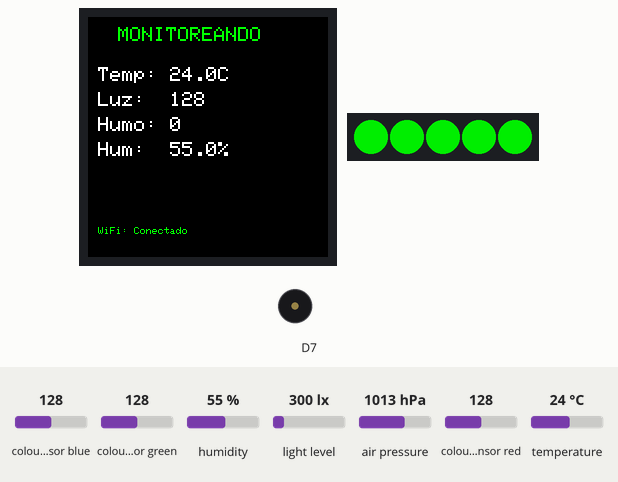
This sketch was run on a simulated Arduino MKR. On the bench: 240×240 colour display, 5 RGB LEDs in strip order, left to right, buzzer (waves = sounding). The test bench sets the inputs (shaded band); at power-on: temperature 24 °C, colour sensor blue 128, colour sensor green 128, humidity 55 %, light level 300 lx, air pressure 1013 hPa, colour sensor red 128. WiFi joins after 1.5 s; servers stay silent unless stated; uploads are accepted with an empty reply; the local clock reads 2024-03-15 10:24:30 at power-on unless the sketch sets it; random numbers use the default seed unless the sketch sets one; what the sketch prints to the serial monitor is not drawn.

Above: at 10.7 s.
10.8 s: temperature set to 41 °C
At 16.1 s:
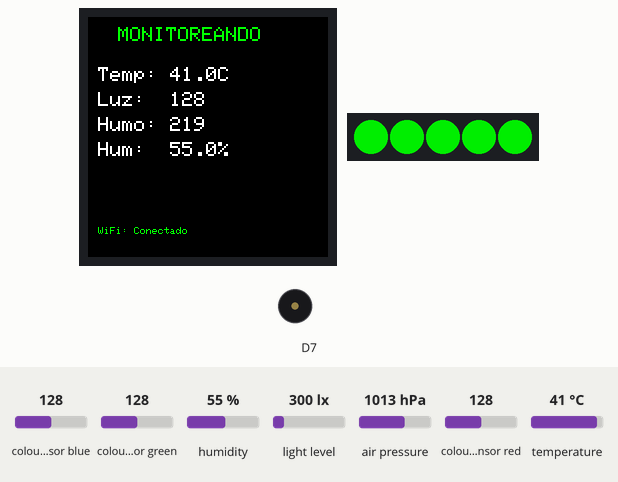
20.6 s: temperature set to 35.4 °C
At 23.0 s:
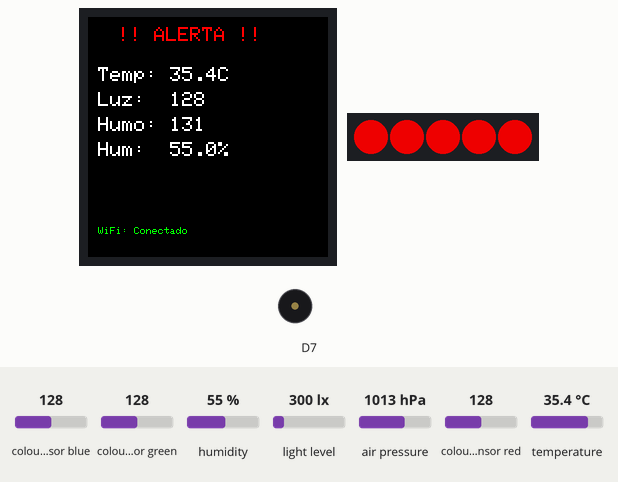
25.9 s: temperature set to 34.6 °C
At 33.01 s:
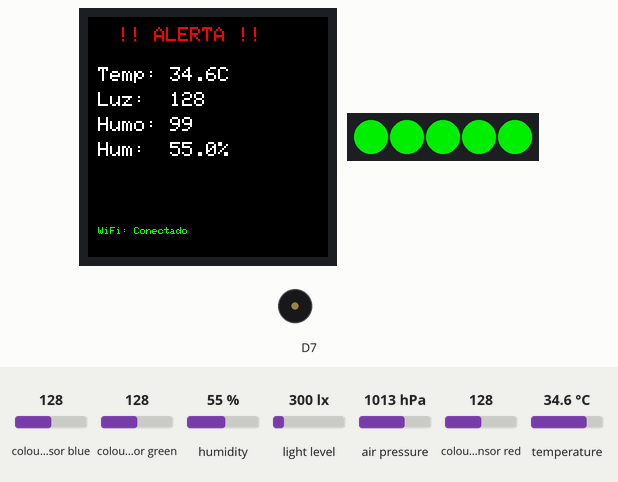
34.5 s: colour sensor blue set to 5
At 39.5 s:
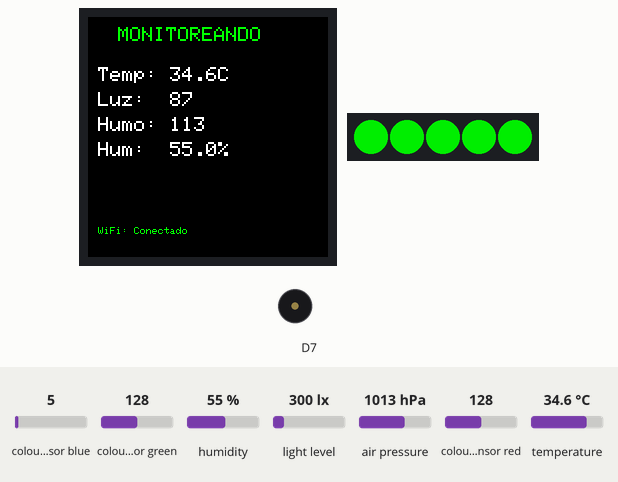
44.3 s: colour sensor green set to 5
At 50.4 s:
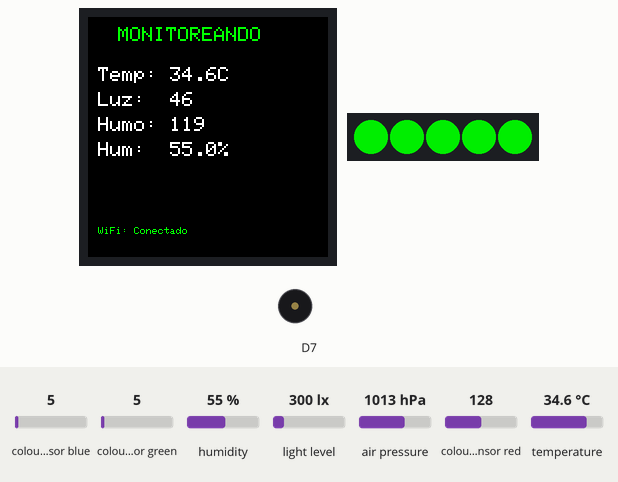
50.7 s: humidity set to 22 %
At 56.0 s:
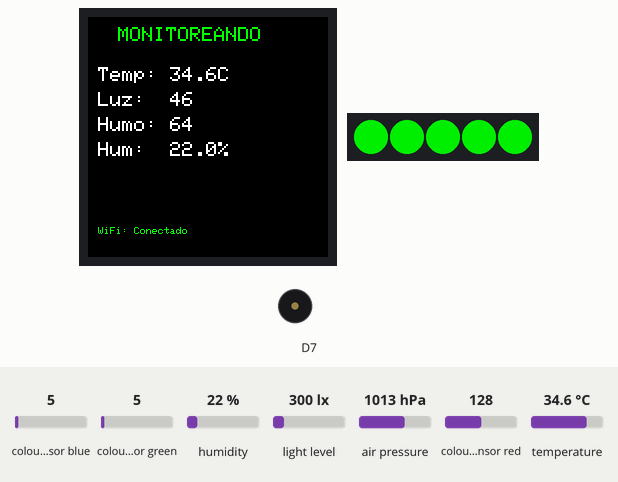
Timing chart, 0 to 57.5 s (numbered marks = the images above; inputs shaded):
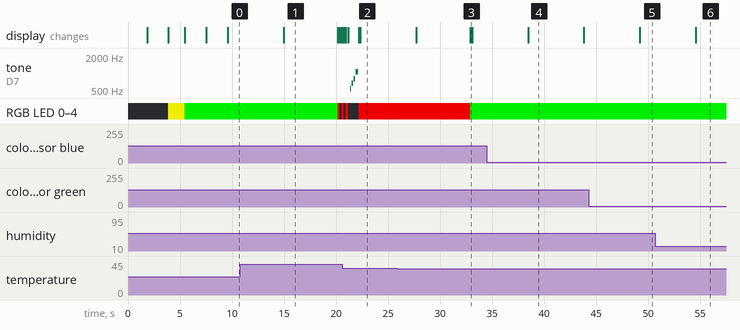

The sketch:

versiondefieugo.ino
```cpp
#include <Arduino_MKRIoTCarrier.h>
#include <WiFiNINA.h>
#include <ArduinoHttpClient.h>
#include "visuals.h"
#include "pitches.h"
#include <RTCZero.h>


// ==================== CONFIGURACIÓN WIFI ====================
// Reemplaza con tu red WiFi
const char* ssid = "YoPudeYoPuedo";
const char* password = "EnBusquedaDeTiPreciosa05061998";

// IP del servidor backend (reemplaza con la IP de tu computadora)
const char* serverAddress = "192.168.18.19"; // Cambia esto
const int serverPort = 3000;

WiFiClient wifi;
HttpClient client = HttpClient(wifi, serverAddress, serverPort);
RTCZero rtc;

// ==================== OBJETOS Y VARIABLES ====================

MKRIoTCarrier carrier;

// Variables de sensores
float temperature = 0;
float humidity = 0;
float pressure = 0;
int lightValue = 0;
int smokeSimulation = 0; // Simulación de sensor de humo

// Umbrales de detección (estos se pueden ajustar)
const float TEMP_THRESHOLD = 35.0;
const int LIGHT_THRESHOLD = 800;
const int SMOKE_THRESHOLD = 500;

// Estado del sistema
String alertStatus = "Normal";
unsigned long lastSensorRead = 0;

// ===== CONFIGURACIÓN DE FRECUENCIA DE LECTURA =====
// Puedes cambiar este valor según tus necesidades:
// - 1000 = 1 segundo (muy rápido, más consumo)
// - 2000 = 2 segundos (balance recomendado)
// - 5000 = 5 segundos (ahorra batería/WiFi)
// - 10000 = 10 segundos (muy lento, ahorra mucho)
const unsigned long SENSOR_INTERVAL = 2000; // milisegundos

// Colores LED
uint32_t colorGreen = carrier.leds.Color(0, 200, 0);
uint32_t colorYellow = carrier.leds.Color(200, 200, 0);
uint32_t colorRed = carrier.leds.Color(200, 0, 0);

// ==================== MELODÍAS ====================
int alertMelody[] = {
  NOTE_C5, NOTE_E5, NOTE_G5, NOTE_C6
};
int alertDurations[] = {8, 8, 8, 4};

// ==================== SETUP ====================
void setup() {

  CARRIER_CASE = false;
  Serial.begin(9600);


  rtc.begin();
  rtc.setTime(3, 33, 0);     // hora, minuto, segundo
  rtc.setDate(9, 12, 2025);  // día, mes, año


  delay(1500);

  Serial.println("🔥 FIRE ID - Sistema Detector de Fuego");
  Serial.println("======================================");

  // Inicializar carrier
  if (!carrier.begin()) {
    Serial.println("❌ Error: Carrier no conectado");
    while (1);
  }
  Serial.println("✅ Carrier inicializado");

  // Configurar display
  carrier.display.fillScreen(0x0000);
  carrier.display.setRotation(0);
  carrier.display.setTextColor(0xFFFF);

  showBootScreen();

  // Conectar a WiFi
  connectWiFi();

  // Configuración inicial
  carrier.leds.fill(colorGreen, 0, 5);
  carrier.leds.show();

  Serial.println("\n✅ Sistema listo!");
  Serial.println("📊 Iniciando monitoreo de sensores...\n");

  showReadyScreen();
}

// ==================== LOOP PRINCIPAL ====================
void loop() {
  unsigned long currentMillis = millis();

  // Leer sensores periódicamente
  if (currentMillis - lastSensorRead >= SENSOR_INTERVAL) {
    lastSensorRead = currentMillis;

    readSensors();
    updateDisplay();
    sendDataToServer();
    checkThresholds();
  }

  // Mantener conexión WiFi
  if (WiFi.status() != WL_CONNECTED) {
    Serial.println("⚠️ WiFi desconectado, reconectando...");
    connectWiFi();
  }

  delay(100);
}


String dimeFecha() {
  char buffer[20];
  sprintf(buffer, "%02d.%02d.%04d %02d:%02d:%02d",
    rtc.getDay(),
    rtc.getMonth(),
    2000 + rtc.getYear(),
    rtc.getHours(),
    rtc.getMinutes(),
    rtc.getSeconds()
  );
  return String(buffer);
}


// ==================== FUNCIONES DE SENSORES ====================

void readSensors() {
  // Leer temperatura
  temperature = carrier.Env.readTemperature();

  // Leer humedad
  humidity = carrier.Env.readHumidity();

  // Leer presión
  pressure = carrier.Pressure.readPressure();

  // Leer sensor de luz (APDS9960)
  int r, g, b;
  carrier.Light.readColor(r, g, b);
  lightValue = (r + g + b) / 3; // Promedio de RGB

  // Simular sensor de humo basado en temperatura y luz
  // (En un sistema real usarías un sensor MQ-2 o similar)
  smokeSimulation = calculateSmokeSimulation();

  // Mostrar en Serial Monitor
  Serial.println("📊 Lectura de Sensores:");
  Serial.print("  🌡️  Temperatura: "); Serial.print(temperature); Serial.println(" °C");
  Serial.print("  💧 Humedad: "); Serial.print(humidity); Serial.println(" %");
  Serial.print("  📊 Presión: "); Serial.print(pressure); Serial.println(" kPa");
  Serial.print("  💡 Luz: "); Serial.println(lightValue);
  Serial.print("  💨 Humo (sim): "); Serial.println(smokeSimulation);
  Serial.print(" Hora: "); Serial.println(dimeFecha());
  Serial.println();
}

int calculateSmokeSimulation() {
  // Simulación de sensor de humo basado en otros sensores
  // Fórmula: si temp alta y luz alta, probablemente hay fuego
  int smokeValue = 0;

  if (temperature > 30) {
    smokeValue += (temperature - 30) * 20;
  }

  if (lightValue > 500) {
    smokeValue += (lightValue - 500) / 2;
  }

  // Agregar algo de ruido aleatorio
  smokeValue += random(-50, 50);

  return constrain(smokeValue, 0, 1000);
}

// ==================== COMUNICACIÓN CON SERVIDOR ====================

void sendDataToServer() {
  Serial.println("📤 Enviando datos al servidor...");
  Serial.print("   Conectando a: ");
  Serial.print(serverAddress);
  Serial.print(":");
  Serial.println(serverPort);

  // Crear JSON manualmente (sin librería ArduinoJson para ahorrar memoria)
  String jsonData = "{";
  jsonData += "\"temperature\":" + String(temperature, 2) + ",";
  jsonData += "\"light\":" + String(lightValue) + ",";
  jsonData += "\"smoke\":" + String(smokeSimulation) + ",";
  jsonData += "\"humidity\":" + String(humidity, 2);
  jsonData += "}";

  Serial.println("   JSON: " + jsonData);

  // Realizar petición POST
  Serial.println("   ⏳ Iniciando petición HTTP...");

  client.beginRequest();
  int err = client.post("/sensor-data");

  if (err == 0) {
    Serial.println("   ✅ Conexión establecida");
    client.sendHeader("Content-Type", "application/json");
    client.sendHeader("Content-Length", jsonData.length());
    client.beginBody();
    client.print(jsonData);
    client.endRequest();

    // Esperar respuesta con timeout
    unsigned long timeout = millis();
    while (client.available() == 0) {
      if (millis() - timeout > 5000) {
        Serial.println("   ⏰ Timeout esperando respuesta");
        client.stop();
        return;
      }
    }

    // Leer respuesta
    int statusCode = client.responseStatusCode();
    String response = client.responseBody();

    Serial.print("   📥 Código HTTP: ");
    Serial.println(statusCode);

    if (statusCode == 200) {
      Serial.println("   ✅ Datos enviados correctamente");
      Serial.println("   📥 Respuesta: " + response);
    } else if (statusCode > 0) {
      Serial.println("   ⚠️ Respuesta inesperada");
      Serial.println("   Respuesta: " + response);
    } else {
      Serial.println("   ❌ Sin código de respuesta");
    }
  } else {
    Serial.println("   ❌ Error de conexión");
    Serial.print("   Código de error: ");
    Serial.println(err);
    Serial.println("   ");
    Serial.println("   Posibles causas:");
    Serial.println("   - El servidor no está corriendo");
    Serial.println("   - Firewall bloqueando el puerto 3000");
    Serial.println("   - IP incorrecta: " + String(serverAddress));
    Serial.println("   ");
    Serial.println("   💡 Prueba abrir en tu navegador:");
    Serial.print("      http://");
    Serial.print(serverAddress);
    Serial.print(":");
    Serial.print(serverPort);
    Serial.println("/health");
  }

  // Detener cliente
  client.stop();

  Serial.println();
}

// ==================== DETECCIÓN DE UMBRALES ====================

void checkThresholds() {
  bool alert = false;
  String reason = "";

  if (temperature > TEMP_THRESHOLD) {
    alert = true;
    reason += "Temp alta ";
  }

  if (lightValue > LIGHT_THRESHOLD) {
    alert = true;
    reason += "Luz alta ";
  }

  if (smokeSimulation > SMOKE_THRESHOLD) {
    alert = true;
    reason += "Humo detectado ";
  }

  if (alert) {
    if (alertStatus != "Alerta") {
      alertStatus = "Alerta";
      Serial.println("⚠️⚠️⚠️ ¡ALERTA DE FUEGO! ⚠️⚠️⚠️");
      Serial.println("Razón: " + reason);
      triggerAlert();
    }
  } else {
    if (alertStatus != "Normal") {
      alertStatus = "Normal";
      Serial.println("✅ Sistema normalizado");
      carrier.leds.fill(colorGreen, 0, 5);
      carrier.leds.show();
      carrier.Buzzer.noSound();
    }
  }
}

void triggerAlert() {
  // Activar LEDs rojos parpadeantes
  for (int i = 0; i < 3; i++) {
    carrier.leds.fill(colorRed, 0, 5);
    carrier.leds.show();
    delay(200);
    carrier.leds.fill(0, 0, 5);
    carrier.leds.show();
    delay(200);
  }

  // Reproducir sonido de alerta
  for (int i = 0; i < 4; i++) {
    int duration = 1000 / alertDurations[i];
    carrier.Buzzer.sound(alertMelody[i]);
    delay(duration);
    carrier.Buzzer.noSound();
    delay(50);
  }

  carrier.leds.fill(colorRed, 0, 5);
  carrier.leds.show();
}

// ==================== FUNCIONES DE DISPLAY ====================

void showBootScreen() {
  carrier.display.fillScreen(0x0000);
  carrier.display.setTextSize(3);
  carrier.display.setCursor(50, 60);
  carrier.display.setTextColor(0xF800); // Rojo
  carrier.display.print("FIRE ID");

  carrier.display.setTextSize(2);
  carrier.display.setCursor(20, 100);
  carrier.display.setTextColor(0xFFFF);
  carrier.display.print("Detector Fuego");

  carrier.display.setTextSize(1);
  carrier.display.setCursor(60, 140);
  carrier.display.print("Inicializando...");

  delay(2000);
}

void showReadyScreen() {
  carrier.display.fillScreen(0x0000);
  carrier.display.setTextSize(2);
  carrier.display.setCursor(40, 100);
  carrier.display.setTextColor(0x07E0); // Verde
  carrier.display.print("SISTEMA LISTO");
  delay(2000);
}

void updateDisplay() {
  carrier.display.fillScreen(0x0000);

  // Título
  carrier.display.setTextSize(2);
  carrier.display.setCursor(30, 10);

  if (alertStatus == "Alerta") {
    carrier.display.setTextColor(0xF800); // Rojo
    carrier.display.print("!! ALERTA !!");
  } else {
    carrier.display.setTextColor(0x07E0); // Verde
    carrier.display.print("MONITOREANDO");
  }

  // Datos de sensores
  carrier.display.setTextSize(2);
  carrier.display.setTextColor(0xFFFF);

  carrier.display.setCursor(10, 50);
  carrier.display.print("Temp: ");
  carrier.display.print(temperature, 1);
  carrier.display.print("C");

  carrier.display.setCursor(10, 75);
  carrier.display.print("Luz:  ");
  carrier.display.print(lightValue);

  carrier.display.setCursor(10, 100);
  carrier.display.print("Humo: ");
  carrier.display.print(smokeSimulation);

  carrier.display.setCursor(10, 125);
  carrier.display.print("Hum:  ");
  carrier.display.print(humidity, 1);
  carrier.display.print("%");

  // Indicador de conexión WiFi
  carrier.display.setTextSize(1);
  carrier.display.setCursor(10, 210);
  if (WiFi.status() == WL_CONNECTED) {
    carrier.display.setTextColor(0x07E0);
    carrier.display.print("WiFi: Conectado");
  } else {
    carrier.display.setTextColor(0xF800);
    carrier.display.print("WiFi: Desconectado");
  }
}

// ==================== FUNCIONES DE WiFi ====================

void connectWiFi() {
  carrier.display.fillScreen(0x0000);
  carrier.display.setTextSize(2);
  carrier.display.setCursor(20, 80);
  carrier.display.setTextColor(0xFFFF);
  carrier.display.print("Conectando WiFi");

  Serial.println("\n📡 Conectando a WiFi...");
  Serial.print("   SSID: ");
  Serial.println(ssid);

  // LEDs amarillos mientras conecta
  carrier.leds.fill(colorYellow, 0, 5);
  carrier.leds.show();

  WiFi.begin(ssid, password);

  int attempts = 0;
  while (WiFi.status() != WL_CONNECTED && attempts < 20) {
    delay(500);
    Serial.print(".");
    attempts++;

    // Animación de LEDs
    carrier.leds.setPixelColor(attempts % 5, colorYellow);
    carrier.leds.show();
  }

  if (WiFi.status() == WL_CONNECTED) {
    Serial.println("\n✅ WiFi conectado!");
    Serial.print("   IP: ");
    Serial.println(WiFi.localIP());
    Serial.print("   RSSI: ");
    Serial.print(WiFi.RSSI());
    Serial.println(" dBm");

    carrier.leds.fill(colorGreen, 0, 5);
    carrier.leds.show();

    carrier.display.fillScreen(0x0000);
    carrier.display.setTextSize(2);
    carrier.display.setCursor(20, 80);
    carrier.display.setTextColor(0x07E0);
    carrier.display.print("WiFi OK!");
    carrier.display.setTextSize(1);
    carrier.display.setCursor(10, 120);
    carrier.display.print(WiFi.localIP());
    delay(2000);
  } else {
    Serial.println("\n❌ Error al conectar WiFi");
    carrier.leds.fill(colorRed, 0, 5);
    carrier.leds.show();

    carrier.display.fillScreen(0x0000);
    carrier.display.setTextSize(2);
    carrier.display.setCursor(20, 80);
    carrier.display.setTextColor(0xF800);
    carrier.display.print("WiFi ERROR");
    delay(3000);
  }
}

// ==================== TEST DE SENSORES ====================

void testSensors() {
  Serial.println("\n🧪 MODO TEST DE SENSORES");
  Serial.println("========================\n");

  for (int i = 0; i < 5; i++) {
    readSensors();
    delay(2000);
  }

  Serial.println("✅ Test completado\n");
}
```

pitches.h
```cpp
/*************************************************
 * Public Constants - Notas Musicales
 * Definiciones de frecuencias para el buzzer
 *************************************************/

#ifndef PITCHES_H
#define PITCHES_H

#define NOTE_B0  31
#define NOTE_C1  33
#define NOTE_CS1 35
#define NOTE_D1  37
#define NOTE_DS1 39
#define NOTE_E1  41
#define NOTE_F1  44
#define NOTE_FS1 46
#define NOTE_G1  49
#define NOTE_GS1 52
#define NOTE_A1  55
#define NOTE_AS1 58
#define NOTE_B1  62
#define NOTE_C2  65
#define NOTE_CS2 69
#define NOTE_D2  73
#define NOTE_DS2 78
#define NOTE_E2  82
#define NOTE_F2  87
#define NOTE_FS2 93
#define NOTE_G2  98
#define NOTE_GS2 104
#define NOTE_A2  110
#define NOTE_AS2 117
#define NOTE_B2  123
#define NOTE_C3  131
#define NOTE_CS3 139
#define NOTE_D3  147
#define NOTE_DS3 156
#define NOTE_E3  165
#define NOTE_F3  175
#define NOTE_FS3 185
#define NOTE_G3  196
#define NOTE_GS3 208
#define NOTE_A3  220
#define NOTE_AS3 233
#define NOTE_B3  247
#define NOTE_C4  262
#define NOTE_CS4 277
#define NOTE_D4  294
#define NOTE_DS4 311
#define NOTE_E4  330
#define NOTE_F4  349
#define NOTE_FS4 370
#define NOTE_G4  392
#define NOTE_GS4 415
#define NOTE_A4  440
#define NOTE_AS4 466
#define NOTE_B4  494
#define NOTE_C5  523
#define NOTE_CS5 554
#define NOTE_D5  587
#define NOTE_DS5 622
#define NOTE_E5  659
#define NOTE_F5  698
#define NOTE_FS5 740
#define NOTE_G5  784
#define NOTE_GS5 831
#define NOTE_A5  880
#define NOTE_AS5 932
#define NOTE_B5  988
#define NOTE_C6  1047
#define NOTE_CS6 1109
#define NOTE_D6  1175
#define NOTE_DS6 1245
#define NOTE_E6  1319
#define NOTE_F6  1397
#define NOTE_FS6 1480
#define NOTE_G6  1568
#define NOTE_GS6 1661
#define NOTE_A6  1760
#define NOTE_AS6 1865
#define NOTE_B6  1976
#define NOTE_C7  2093
#define NOTE_CS7 2217
#define NOTE_D7  2349
#define NOTE_DS7 2489
#define NOTE_E7  2637
#define NOTE_F7  2794
#define NOTE_FS7 2960
#define NOTE_G7  3136
#define NOTE_GS7 3322
#define NOTE_A7  3520
#define NOTE_AS7 3729
#define NOTE_B7  3951
#define NOTE_C8  4186
#define NOTE_CS8 4435
#define NOTE_D8  4699
#define NOTE_DS8 4978

#endif // PITCHES_H
```

Source omitted: visuals.h (data table, 8949 bytes)

Measured:
- the behaviour switches between 35.1 and 35 °C on temperature (found by bisection; images 2 and 3)
- by itself, tone on D7: plays 523 Hz for 0.13 s, 659 Hz for 0.13 s, 784 Hz for 0.13 s, 1047 Hz for 0.25 s
- what the display in image 1 shows lasts 5.2 s, from 15.0 s to 20.2 s
- what the display in image 4 shows lasts 5.3 s, from 38.5 s to 43.8 s
